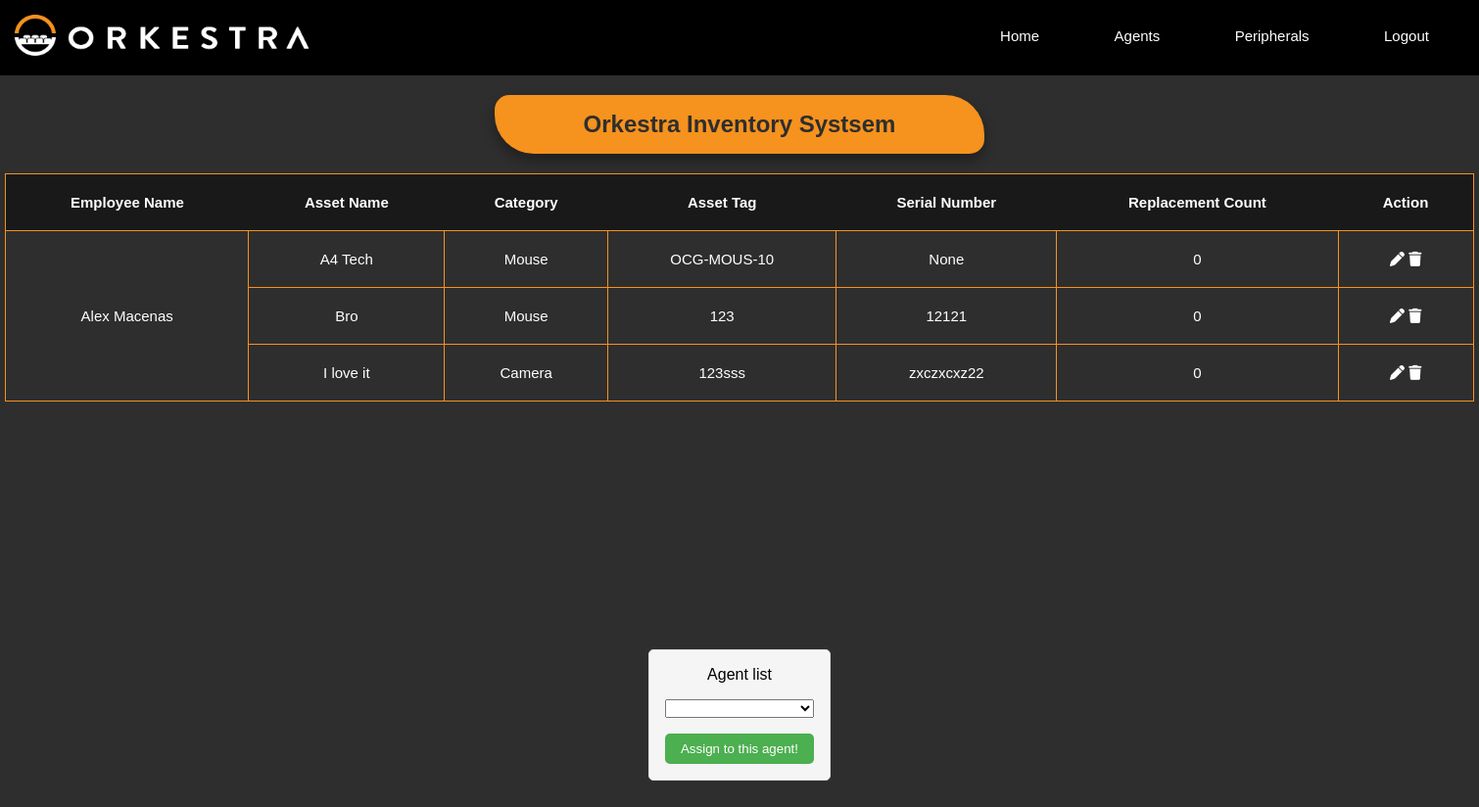
Page /user/Alex Macenas (signed in) on the committed database.
### models.py (models this page shows)
class Asset(db.Model):
    __tablename__ = 'asset'
    id = db.Column(db.Integer, primary_key=True, autoincrement=True)
    stock_id = db.Column(db.Integer, db.ForeignKey('stock.id'))
    employee_id = db.Column(db.Integer, db.ForeignKey('employee.id'))
    date_assigned = db.Column(db.Text)

class Employee(db.Model):
    __tablename__ = "employee"
    id = db.Column(db.Integer, primary_key=True, autoincrement=True)
    full_name = db.Column(db.Text)
    role = db.Column(db.Text)

class Stock(db.Model):
    __tablename__ = 'stock'
    id = db.Column(db.Integer, primary_key=True, autoincrement=True)
    name = db.Column(db.Text, unique=False, nullable=False)
    category = db.Column(db.String(30), unique=False, nullable=False)
    asset_tag = db.Column(db.String(30), unique=False, nullable=False)
    serial_number = db.Column(db.String(30), unique=False, nullable=False)

### main.py (the view)
@app.route("/user/<fullname>", methods=['GET', 'POST'])
@login_required
def getUser(fullname):
    error = ""
    form = UnassignedAgents()
    if fullname:
        resolved_emp_details = db.session.query(
        Employee.full_name,
        Stock.name.label('asset_name'),
        Stock.category,
        Stock.asset_tag,
        Stock.serial_number,
        Asset.stock_id.label('asset_id')
    ) \
    .join(Asset, Employee.id == Asset.employee_id) \
    .join(Stock, Asset.stock_id == Stock.id)
        resolved_emp_details = resolved_emp_details.filter(Employee.full_name == fullname)
        employee = Employee.query.filter_by(full_name=fullname).first()
        user_id = employee.id
        stock_id_in_replaceNo = ReplaceNo.query.filter_by(employee_id=user_id).all()
        categories = {}
        for stock in stock_id_in_replaceNo:
            stockTable = Stock.query.filter_by(category=stock.category).first()
            categories[stockTable.category] = stock.replacement_no
        resolved_emp_details = resolved_emp_details.filter(Employee.id != None) \
            .order_by(Employee.full_name, Asset.id) \
            .all()
        if resolved_emp_details:
            emp_details = {}
            for emp_name, asset_name, category, asset_tag, serial_number, asset_id in resolved_emp_details:
                if emp_name not in emp_details:
                    emp_details[emp_name] = []
                asset_info = {
                'name': asset_name,
                'category': category,
                'asset_tag': asset_tag,
                'serial_number': serial_number,
                'asset_id': asset_id
                }
                all_unassigned_query = """
                        SELECT * FROM employee
                        WHERE id NOT IN (
                        SELECT employee_id FROM asset
                        );
                """
                empty_agents = db.session.execute(text(all_unassigned_query))
                form.names.choices = [(str(row[0]), str(row[1])) for row in empty_agents]
                if category in categories:
                    asset_info['Replace_No'] = categories[category]
                emp_details[emp_name].append(asset_info)
            return render_template("view_user.html", emp_details=emp_details, form=form, fullname=fullname)
        else:
            no_assets_flag = True
            error = f"No asset yet assigned to agent {fullname}"
            flash(error)
            return render_template("view_user.html", no_assets_flag=no_assets_flag , emp_details={}, error=error)
    else:
        error = f"No fullname was provided"
        flash(error)
        return render_template("view_user.html",  emp_details={}, error=error)

### form.py
class UnassignedAgents(FlaskForm):
    names = SelectField(label="Agent list", validators=[DataRequired()])

### main.py (called while the page is built)
@login_manager.user_loader
def load_user(user_id):
    return db.session.get(User,(user_id))

### templates/view_user.html (shortened to what this page needs)
<!DOCTYPE html>
<html lang="en">
<head>
    <link rel="stylesheet" href="{{ url_for('static', filename='css/styles.css') }}">
    <link rel="stylesheet" href="{{ url_for('static', filename='css/view_user.css') }}">
    </head>
</head>
<body>
    <header>
        <nav>
         <a href="{{ url_for('home') }}"><img src="static\css\assets\orkestra-main-logo.png" alt=""></a>
         <div class="nav-links">
            <ul>
                <li><a href="{{ url_for('home') }}">Home</a></li>
                <li><a href="{{ url_for('view') }}">Agents</a></li>
                <li><a href="{{ url_for('asset_view') }}">Peripherals</a></li>
                <li><a href="{{ url_for('login') }}">Logout</a></li>
            </ul>
        </div>
        </nav>
    </header>
    <section class="viewHeader">
        <h1>Orkestra Inventory Systsem</h1>
    </section>
    <div class="table-container">
        <section class="viewTable">
            <table>
                <thead>
                    <tr>
                        <th rowspan="2">Employee Name</th>
                        <th rowspan="2">Asset Name</th>
                        <th rowspan="2">Category</th>
                        <th rowspan="2">Asset Tag</th>
                        <th rowspan="2">Serial Number</th>
                        <th rowspan="2">Replacement Count</th>
                        <th rowspan="2">Action</th>
                    </tr>
                </thead>
                <tbody>
                    {% for emp_name, asset_list in emp_details.items() %}
                    <tr>
                        <td rowspan="{{ asset_list|length }}">{{ emp_name }}</td>
                        {% for asset in asset_list %}
                        <td>{{ asset['name'] }}</td>
                        <td>{{ asset['category'] }}</td>
                        <td>{{ asset['asset_tag'] }}</td>
                        <td>{{ asset['serial_number'] }}</td>
                        <td>{{ asset['Replace_No'] }}</td>
                        <td>
                            <a href="{{ url_for('replace_asset', asset_id=asset['asset_id'], fn=emp_name) }}"><i class="fa-solid fa-pen"></i>
                            </a>
                            <a href="{{ url_for('return_asset', asset_id=asset['asset_id'], fn=emp_name) }}" class="confirmReturn"><i class="fa-solid fa-trash"></i>
                            </a>
                        </td>
                        </tr>
                        {% endfor %}
                    {% endfor %}
                </tbody>
            </table>
        </section>
    </div>
                <div class="container_view">
                    {% if error and no_assets_flag %}
                      <div class="error-message">
                        <p>{{ error }}</p>
                        <a href="{{ url_for('assign_asset') }}" id="add-asset-btn">Add Asset</a>
                      </div>
                    {% elif error %}
                      <div class="error-message">
                        <p>{{ error }}</p>
                      </div>
                    {% else %}
                      <form method="POST" action="{{ url_for('replace_all_asset') }}" class="user-form">
                        {{ form.names.label }}
                        {{ form.names }}
                        <input type="submit" value="Assign to this agent!" class="submit-btn confirmation">
                      </form>
                    {% endif %}
                  </div>
</body>
</html>

### static/css/styles.css (style rules this page uses)
* { margin: 0; padding: 0; font-family: "Montserrat", sans-serif; box-sizing: border-box; }
body { background-color: #2E2E2E; }
nav { display: flex; padding: 1%; justify-content: space-between; align-items: center; background-color: #000000; }
nav img { width: 300px; }
.nav-links { flex: 1; text-align: right; }
.nav-links ul li { list-style: none; display: inline-block; padding: 8px 12px; position: relative; }
.nav-links ul li a { color: #fff; text-decoration: none; font-size: 15px; padding: 10px 24px; }
.nav-links ul li::after { content: ''; width: 0%; height: 2px; background: #fff; display: block; margin: auto; transition: 0.5s; }
.searchTable th, td { border: 1px solid #F6921E; padding: 20px; }
.viewHeader { display: flex; justify-content: center; width: 500px; height: 10%; background-color: #F6921E; padding: 1rem; box-shadow: 0 .4rem .8rem #0005; border-radius: 15px 40px; color: #2E2E2E; margin: auto; margin-top: 20px; margin-bottom: 20px; }
.viewTable table { margin: auto; color: white; border-collapse: collapse; text-align: center; width: 1500px; }
.viewTable thead { font-size: 15px; border: 1px solid #F6921E; background-color: #191919; }
.viewTable th { padding: 20px; }
.viewTable a { text-decoration: none; color: white; }
.viewTable tbody { font-size: 15px; border: transparent; }

### static/css/view_user.css (style rules this page uses)
.container_view { display: flex; justify-content: center; align-items: center; min-height: 80vh; }
.error-message, .user-form { text-align: center; margin: 2rem 0; padding: 1rem; border: 1px solid #ddd; border-radius: 5px; background-color: #f5f5f5; }
.user-form { display: flex; flex-direction: column; gap: 1rem; }
.submit-btn { background-color: #4CAF50; color: white; padding: 0.5rem 1rem; border: none; border-radius: 5px; cursor: pointer; }

### rows in the picture
Asset: full_name "Alex Macenas", name "A4 Tech", category "Mouse", asset_tag "OCG-MOUS-10", serial_number "None", Replace_No "0"
Asset: name "Bro", category "Mouse", asset_tag "123", serial_number "12121", Replace_No "0"
Asset: name "I love it", category "Camera", asset_tag "123sss", serial_number "zxczxcxz22", Replace_No "0"
